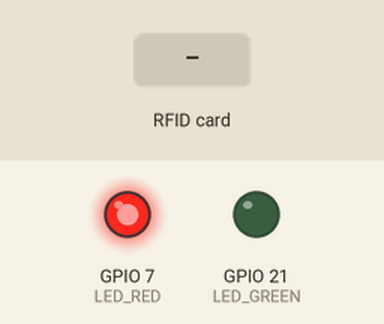
Simulated run of this program. Board: Seeed XIAO ESP32-C3. Parts: output pins drawn as LEDs (lit = HIGH). Inputs (shaded band) come from the test bench. WiFi joins after 1.5 s; servers stay silent unless stated; uploads are accepted with an empty reply; what the program prints to the serial monitor is not drawn.

Above: at 4.8 s.
At 8.9 s:
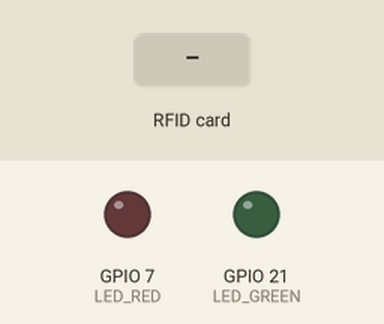
9.0 s: RFID card 5E 7A 19 C4 held to the reader
Timing chart, 0 to 12.0 s (numbered marks = the images above; inputs shaded):
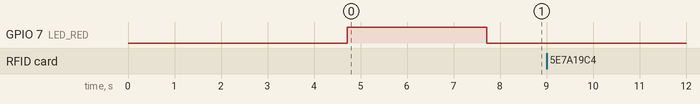

The program:

main.cpp
```cpp
#include <WiFi.h>
#include <HTTPClient.h>
#include <SPI.h>
#include <MFRC522.h>
#include "main.h"


void setup() {
  // Initialisation de la communication série
  Serial.begin(115200);
  delay(3000);

  Serial.println("\n\n");
  Serial.println("✅ Démarrage du programme...");

  // Configuration des LEDs
  pinMode(LED_GREEN, OUTPUT);
  pinMode(LED_RED, OUTPUT);

  // Configuration du WiFi
  SetupWiFi();

  // Test de connexion à l'API
  if (!ConnectToApi()) {
    Serial.println("❌ Impossible de se connecter à l'API !");
    digitalWrite(LED_RED, HIGH);
    delay(3000);
    digitalWrite(LED_RED, LOW);
    return;
  } else {
    Serial.println("✅ Connexion à l'API réussie !");
    digitalWrite(LED_GREEN, HIGH);
    delay(3000);
    digitalWrite(LED_GREEN, LOW);
  }

  // Configuration du RFID MFRC522
  SetupRFID();
}

void loop() {
  ReadBadge();
}
```

api.cpp
```cpp
#include "main.h"
#define SSID "Forest Nova"
#define PASSWORD "forestforest1"


void SetupWiFi() {
  Serial.println("📡 Connexion au Wi-Fi...");
  WiFi.begin(SSID, PASSWORD);
  while (WiFi.status() != WL_CONNECTED) {
    delay(100);
    Serial.print(".");
  }
  Serial.println("\n✅ Connexion WiFi établie !");
  Serial.println("Adresse IP : " + WiFi.localIP().toString());
}

bool ConnectToApi() {
    if (WiFi.status() != WL_CONNECTED) {
        Serial.println("WiFi déconnecté !");
        return false;
    }

    Serial.println("\n=== Test de connexion API ===");
    Serial.println("ℹ️ - Adresse IP de l'ESP32 : " + WiFi.localIP().toString());

    HTTPClient http;
    // Utilisation de l'adresse IP de votre ordinateur
    http.begin("http://192.168.5.185:3000/api/users/roles");
    http.addHeader("Content-Type", "application/json");

    Serial.println("✉️ - Envoi de la requête GET...");
    int httpResponseCode = http.GET();

    if (httpResponseCode > 0) {
        String response = http.getString();
        Serial.println("✅ - Réponse reçue ! Code HTTP : " + String(httpResponseCode));
        http.end();
        return true;
    } else {
        Serial.println("❌ - Erreur serveur !");
        Serial.println("Code HTTP : " + String(httpResponseCode));
        Serial.println("Erreur : " + http.errorToString(httpResponseCode));
        http.end();
        return false;
    }
}
```

badge.cpp
```cpp
#include "main.h"
#define SDA_PIN  6   // SS (SDA)
#define RST_PIN  5   // RST
MFRC522 mfrc522(SDA_PIN, RST_PIN);

void SetupRFID() {
    Serial.println("📡 Configuration du lecteur RFID...");
    SPI.begin();
    mfrc522.PCD_Init();
    if (!mfrc522.PCD_PerformSelfTest()) {
        Serial.println("❌ - ERREUR : Le module RFID ne répond pas !");
        while (true);
    }
    Serial.println("✅ - Module RFID détecté !");
    Serial.println("🛰️ - Lecteur RFID initialisé !");
}

void SendBadgeToAPI(String uid) {
    if (WiFi.status() != WL_CONNECTED) {
        Serial.println("❌ - ERREUR : Pas de connexion WiFi !");
        return;
    }

    Serial.println("✉️ - Envoi du badge à l'API...");
    Serial.println("ℹ️ - Adresse IP de l'ESP32 : " + WiFi.localIP().toString());

    HTTPClient http;
    http.begin("http://192.168.5.185:3000/api/badges/pending");
    http.addHeader("Content-Type", "application/json");
    String httpRequestData = "{\"uuid\":\"" + uid + "\"}";

    Serial.println("✉️ - Envoi de la requête POST...");
    int httpResponseCode = http.POST(httpRequestData);

    if (httpResponseCode == 200) {
        String response = http.getString();
        Serial.println("✅ - Requête POST réussie !");
        Serial.println("📧 - Réponse : " + response);
    } else if (httpResponseCode == 201) {
        String response = http.getString();
        Serial.println("✅ - Requête POST réussie !");
        Serial.println("📧 - Réponse : " + response);
        digitalWrite(LED_RED, LOW);
        digitalWrite(LED_GREEN, HIGH);
        delay(2000);
        digitalWrite(LED_GREEN, LOW);
    } else if (httpResponseCode == 403) {
        String response = http.getString();
        Serial.println("❌ - Requête POST refusée !");
        Serial.println("📧 - Réponse : " + response);
        digitalWrite(LED_RED, HIGH);
        digitalWrite(LED_GREEN, LOW);
        delay(2000);
        digitalWrite(LED_RED, LOW);
    } else {
        Serial.println("❌ - Erreur serveur !");
        Serial.println("Code HTTP : " + String(httpResponseCode));
        Serial.println("Erreur : " + http.errorToString(httpResponseCode));
        digitalWrite(LED_RED, HIGH);
        digitalWrite(LED_GREEN, LOW);
        delay(2000);
        digitalWrite(LED_RED, LOW);
    }
}

void ReadBadge() {
    if (!mfrc522.PICC_IsNewCardPresent()) return;
    if (!mfrc522.PICC_ReadCardSerial()) return;

    Serial.println("✅ Lecture badge réussie !");
    String uidString = "";

    Serial.print("Badge détecté : UID ");
    for (byte i = 0; i < mfrc522.uid.size; i++) {
        uidString += (mfrc522.uid.uidByte[i] < 0x10 ? "0" : "") + String(mfrc522.uid.uidByte[i], HEX);
    }
    uidString.toUpperCase();
    Serial.print(uidString);

    Serial.println();
    SendBadgeToAPI(uidString);

    delay(1000);
    if (!mfrc522.PICC_IsNewCardPresent()) {
        Serial.println("📭 Aucun badge détecté.");
        delay(100);
        return;
    }
    if (!mfrc522.PICC_ReadCardSerial()) {
        Serial.println("❌ Erreur de lecture badge.");
        delay(100);
        return ;
    }

    delay(100);
}
```

main.h
```cpp
#ifndef API_H
#define API_H
#include <HTTPClient.h>
#include <WiFi.h>
#include <MFRC522.h>

#define LED_GREEN 21
#define LED_RED   7

bool ConnectToApi();
void SetupWiFi();

void SetupRFID();
void ReadBadge();


#endif 
```

Measured:
- after the input at 9.0 s, every drawn part: stays the same
